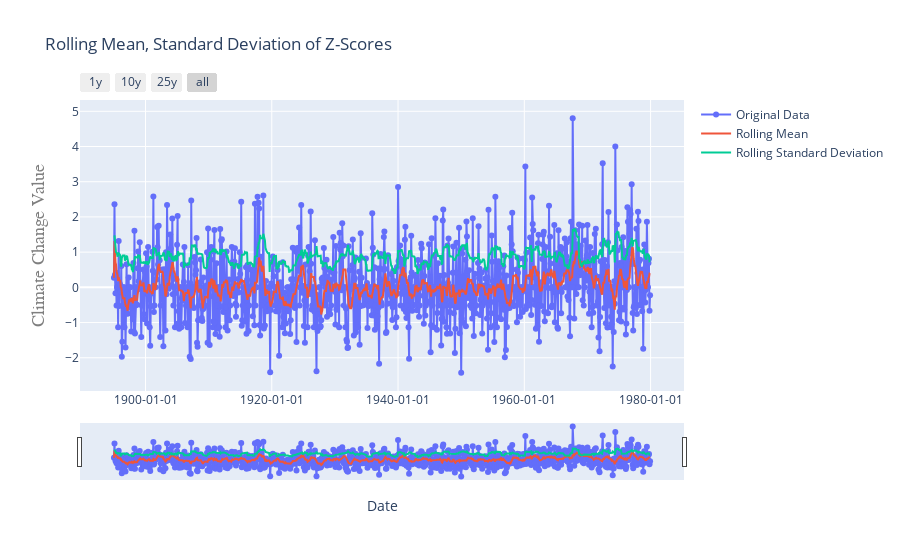

The code cell stored with this chart in its notebook:
### Code cell
# conducting analysis on training data
rolling_graph(Train['date'], Train['z-score'])

### Figure 1 — Plotly figure (JSON) as saved in the notebook; plotly's stock layout.template omitted (floating-point values rounded to 4 significant figures; data arrays with more than 128 entries replaced by an {"elided": "..."} marker saying what was removed)
{"data": [{"mode": "lines+markers", "name": "Original Data", "type": "scatter", "x": {"elided": "1020 str values"}, "y": {"elided": "1020 float values"}}, {"mode": "lines", "name": "Rolling Mean", "type": "scatter", "x": {"elided": "1020 str values"}, "y": {"elided": "1020 float values"}}, {"mode": "lines", "name": "Rolling Standard Deviation", "type": "scatter", "x": {"elided": "1020 str values"}, "y": {"elided": "1020 float values"}}], "layout": {"autosize": true, "title": {"text": "Rolling Mean, Standard Deviation of Z-Scores"}, "xaxis": {"autorange": true, "range": ["1889-10-15 13:02:26.2924", "1985-02-15 10:57:33.7076"], "rangeselector": {"buttons": [{"count": 1, "label": "1y", "step": "year", "stepmode": "backward"}, {"count": 10, "label": "10y", "step": "year", "stepmode": "backward"}, {"count": 25, "label": "25y", "step": "year", "stepmode": "backward"}, {"step": "all"}]}, "rangeslider": {"autorange": true, "range": ["1889-10-15 13:02:26.2924", "1985-02-15 10:57:33.7076"], "visible": true, "yaxis": {"_template": null, "rangemode": "match"}}, "tickformat": "%Y-%m-%d", "title": {"text": "Date"}, "type": "date"}, "yaxis": {"autorange": true, "range": [-3.12, 5.497], "title": {"font": {"color": "#7f7f7f", "family": "Courier New, monospace", "size": 18}, "text": "Climate Change Value"}, "type": "linear"}}}
